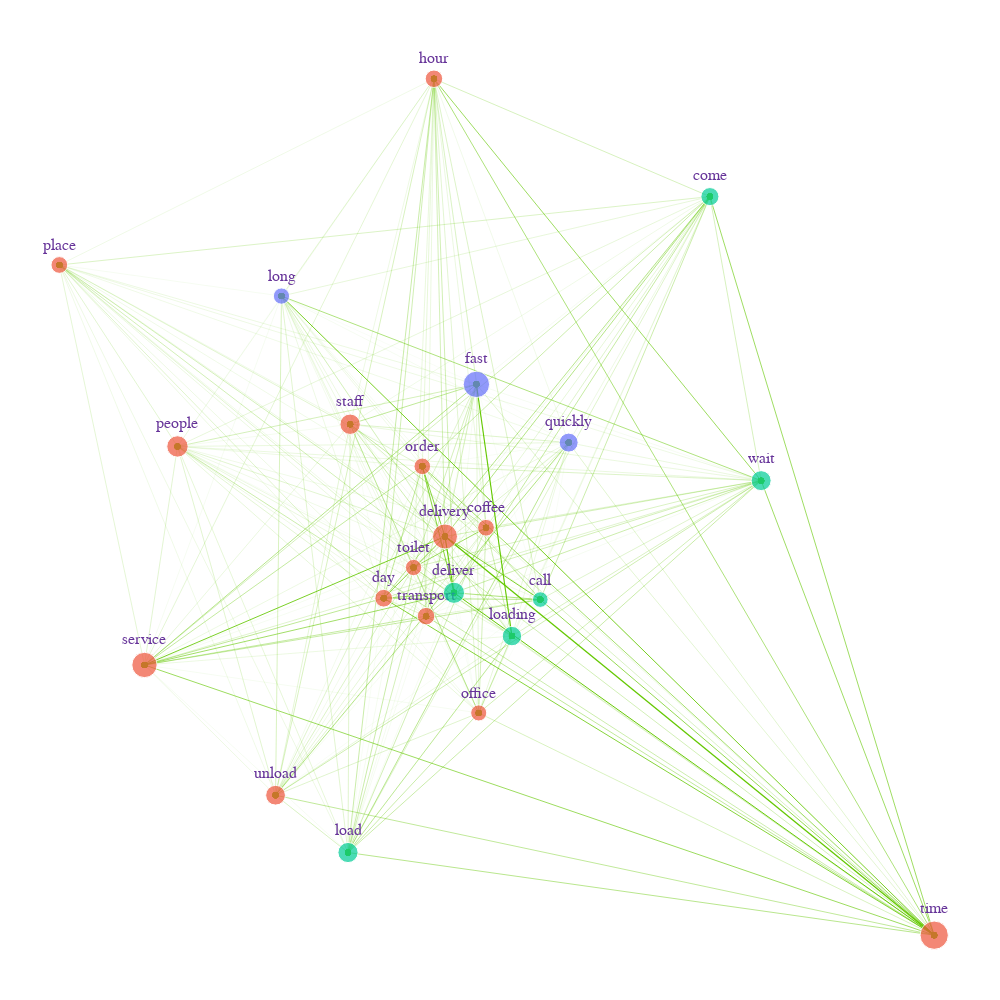

Write notebook code for a chart like this one.
### Code cell
edge_x = []
edge_y = []
weight=[]
for edge in G.edges():
    x0, y0 = pos[edge[0]]
    x1, y1 = pos[edge[1]]
#     print(G.get_edge_data(edge[0],edge[1])['weight'])
    weight.append(G.get_edge_data(edge[0],edge[1])['weight'])
    edge_x.append(x0)
    edge_x.append(x1)
    edge_x.append(None)
    edge_y.append(y0)
    edge_y.append(y1)
    edge_y.append(None)
    
# edge_trace = go.Scatter(
#     x=edge_x, y=edge_y,
#     line=dict(width=0.5, color='#888'),
#     hoverinfo='none',
#     mode='lines')

# s_w=np.round(sigmoid(np.asarray(weight)),1).tolist()
# s_w=np.round(np.log(weight))
s_w = np.asarray(weight)/100
#color_list = get_rgb_color_list('BuGn',len(weight))

middle_node_trace = go.Scatter(
    x=list(),
    y=list(),
    text=list(),
    mode='markers',
    hoverinfo='text',
    marker=dict(
        opacity=0
    ),
    hoverlabel= dict(bgcolor= '#FFFFFF')
)

edge_trace=list()
n=0
m=3
for i in np.arange(len(weight)):
    edge_trace.append(go.Scatter(x = edge_x[n:m], 
                               y = edge_y[n:m],
                               hoverinfo='none',
                               hovertext =' ',
                               line=dict(
                            color='rgb(100,200,'+str(int(s_w[i]))+')',
                            width=s_w[i])
                            #width=int(weight[i]))#int(s_w[i]))
                            ))
    middle_node_trace['x']+=((edge_x[n]+edge_x[n+1])/2,0)
    middle_node_trace['y']+=((edge_y[n]+edge_y[n+1])/2,0)
    middle_node_trace['text']+=(str(int(weight[i])),0)#+' visits',0)
    n=m
    m=m+3

node_x = []
node_y = []
for node in G.nodes():
    x, y = pos[node]
    node_x.append(x)
    node_y.append(y)
    
size_points=pd.DataFrame([node_x,node_y,np.diag(ad_mat)]).T
size_points.columns=['x','y','#']
size_points['lexicon']= lexicon
size_points = size_points.merge(most_freq_df[['word','tag']], left_on='lexicon', right_on='word')
size_points.drop('word',axis = 1,inplace = True)

for t in np.arange(len(np.unique(size_points['tag']))):
    edge_trace.append(px.scatter(size_points,
                                     x='x',y='y',
                                     size="#",
                                     text='lexicon',
                                     color = 'tag',
        #                              color_discrete_map=color_discrete_map,
                                     hover_data= {
                                    "x": False,   
                                    "y": False,
                                    "#": True,
                                    "lexicon": False,
                                    "tag": False,
                                    }
                                ).update_traces(mode='markers+text').data[t])

edge_trace.append(middle_node_trace)   



fig=go.Figure(data=edge_trace)
fig.update_layout(width=1000,height=1000,
                  xaxis=dict(showgrid=False, zeroline=False, showticklabels=False),
                  yaxis=dict(showgrid=False, zeroline=False, showticklabels=False)) 
fig.update_layout(showlegend=False,
        paper_bgcolor='rgb(255,255,255)',
        plot_bgcolor='rgb(255,255,255)',
        font=dict(
        #family="Courier New, monospace",
        size=16,
        color="RebeccaPurple"
    ))
fig.for_each_trace(lambda t: t.update(textposition='top center'))
fig.update_layout(font_family="Calibri",width=1000,height=1000)

fig.update_layout(
    margin=dict(l=0, r=0, t=20, b=0))
fig.show()

# plot(fig,config=dict(
#                     displayModeBar=False
#                 ))
